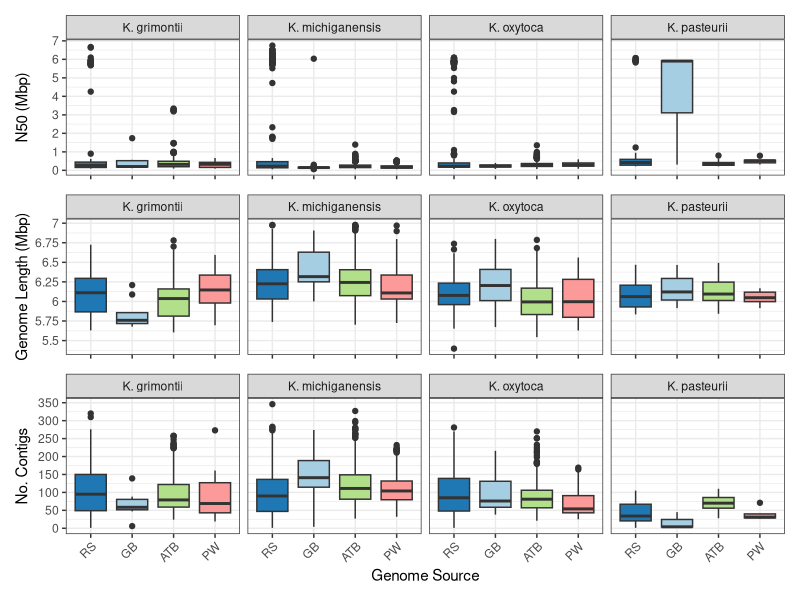
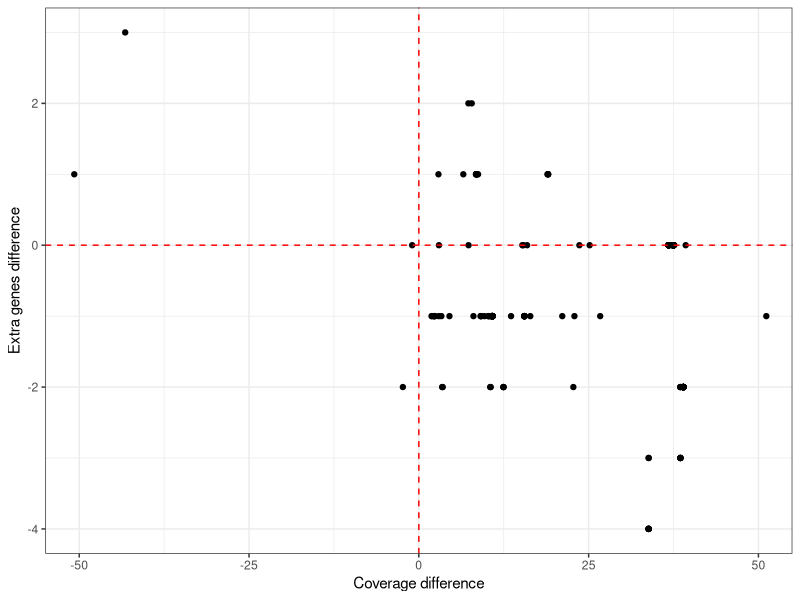
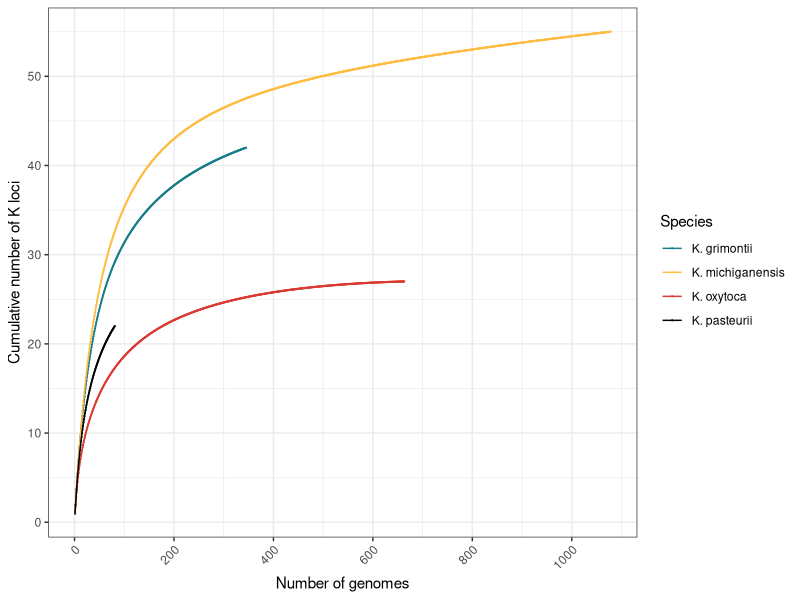
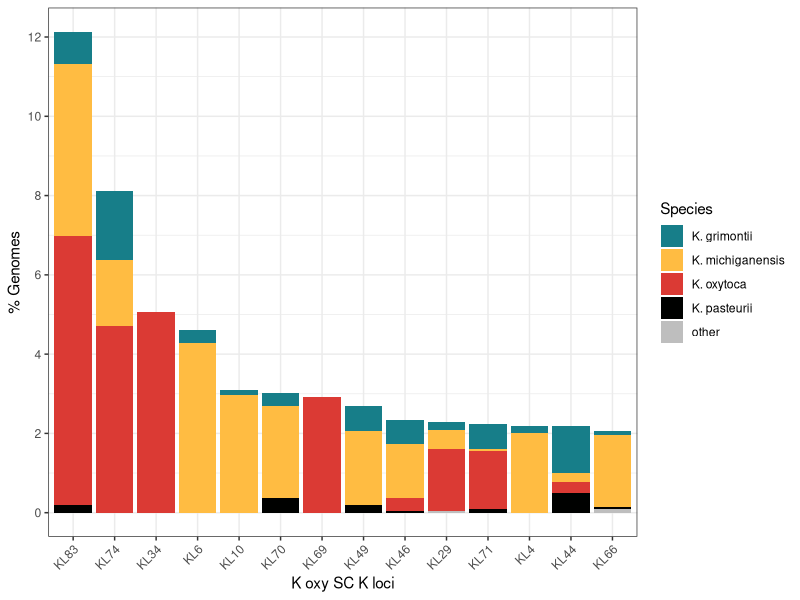

R code for these plots, in order:
## ---- chunk 1
require('knitr')
opts_chunk$set(fig.width=10, fig.height=10, fig.path='./figs/', echo=T, dev=c('png','pdf'), warning=FALSE, message=FALSE)
## ---- chunk 2
library(tidyverse)
library(readxl)
library(vegan)
library(reshape2)
library(patchwork)
## ---- chunk 3
kosc_summary <- read_csv("KoSC_K_functional_reannotated.csv") # output from gene clustering and HMM searches
## ---- chunk 4
kosc_summary %>%
  filter(Is_Glycosyl_transferase == TRUE) %>%
  summarise(
    total_GTRs = n(),
    distinct_CC = n_distinct(CC),
  )
## ---- chunk 5
kosc_summary %>%
  filter(Is_Glycosyl_transferase %in% c("TRUE")) %>%
  group_by(Locus) %>%
  summarise(
    n = n(),
    Locus = paste(unique(Locus), collapse = ", "),
    .groups = "drop"
  )
## ---- chunk 6
kosc_summary %>% filter(PGAP_Best %in% c('PRK15204.1', 'PRK10124.1')) %>%
  count(PGAP_Best)
## ---- chunk 7
kosc_summary %>%
  filter(Wzy_Best %in% c("WzyA","WzyB","WzyC")) %>%
  summarise(n_loci = n_distinct(Locus))
## ---- chunk 8
kosc_summary %>%
  filter(Gene_name %in% c("wzx")) %>%
  summarise(total = n())
## ---- chunk 9
tableS3 <- read_excel("Supplementary_Tables.xlsx", sheet = "Supp_Table3")
## ---- chunk 10
tableS3 %>% group_by(`Included in final dataset? (yes/no)`) %>% summarise(n=n())

# note NA represets rare species which did not have qualibact QC thresholds, but passed based on empiric criteria
## ---- chunk 11
tableS3 %>% filter(`Included in final dataset? (yes/no)` == "yes") -> final_dataset
## ---- chunk 12
final_dataset %>% group_by(KoSC_match_confidence) %>% summarise(n=n())
## ---- chunk 13
final_dataset %>% filter(Genome_source != "In house") %>% group_by(Genome_source, KoSC_match_confidence) %>% summarise(n=n()) %>% dcast(Genome_source ~ KoSC_match_confidence) -> contigency_table
## ---- chunk 14
contigency_table %>% mutate(rate = (Typeable / (Typeable + Untypeable)*100))
## ---- chunk 15
as.matrix(contigency_table[2:3])
pairwise.prop.test(as.matrix(contigency_table[2:3]), p.adjust.method = "bonferroni")
## ---- chunk 16
final_dataset %>% filter(Species %in% c("K. oxytoca", "K. michiganensis", "K. pasteurii", "K. grimontii")) %>%
  ggplot(aes(x= Genome_source, y = `No. Contigs`, fill = Genome_source)) + geom_boxplot() +
  scale_x_discrete(limits = c("NCBI RefSeq", "NCBI GenBank", "AllTheBacteria", "Pathogenwatch"), labels = c("RS", "GB", "ATB", "PW")) +
  scale_y_continuous(breaks = seq(0, 500, 50)) +
  scale_fill_manual(values= c("#b2df8a", "#a6cee3", "#1f78b4", "#fb9a99")) +
  theme_bw() + theme(axis.text.x = element_text(angle=45, hjust=1)) + guides(fill=FALSE) +
  xlab("Genome Source") +
  facet_wrap(. ~ Species, nrow=1) -> plot_n_contigs
## ---- chunk 17
final_dataset %>% filter(Species %in% c("K. oxytoca", "K. michiganensis", "K. pasteurii", "K. grimontii")) %>%
  ggplot(aes(x= Genome_source, y = `Genome Length`, fill = Genome_source)) + geom_boxplot() +
  scale_x_discrete(limits = c("NCBI RefSeq", "NCBI GenBank", "AllTheBacteria", "Pathogenwatch")) +
  scale_y_continuous(breaks = seq(0, 7000000, 250000), labels = seq(0, 7, 0.25)) +
  scale_fill_manual(values= c("#b2df8a", "#a6cee3", "#1f78b4", "#fb9a99")) +
  theme_bw() + theme(axis.text.x = element_blank(), axis.title.x = element_blank()) +
  guides(fill=FALSE) +
  ylab("Genome Length (Mbp)") +
  facet_wrap(. ~ Species, nrow=1) -> plot_genome_length
## ---- chunk 18
final_dataset %>% filter(Species %in% c("K. oxytoca", "K. michiganensis", "K. pasteurii", "K. grimontii")) %>%
  ggplot(aes(x= Genome_source, y = N50, fill = Genome_source)) + geom_boxplot() +
  scale_x_discrete(limits = c("NCBI RefSeq", "NCBI GenBank", "AllTheBacteria", "Pathogenwatch")) +
  scale_y_continuous(breaks = seq(0, 7000000, 1000000), labels = seq(0, 7, 1)) +
  scale_fill_manual(values= c("#b2df8a", "#a6cee3", "#1f78b4", "#fb9a99")) +
  theme_bw() + theme(axis.text.x = element_blank(), axis.title.x = element_blank()) +
  guides(fill=FALSE) +
  ylab("N50 (Mbp)") +
  facet_wrap(. ~ Species, nrow=1) -> plot_N50
## ---- chunk 19
plot_N50 + plot_genome_length + plot_n_contigs + plot_layout(nrow = 3)
## ---- chunk 20
final_dataset %>% filter(Species %in% c("K. oxytoca", "K. michiganensis", "K. pasteurii", "K. grimontii")) %>% group_by(Genome_source, Species) %>% summarise(n=n())
## ---- chunk 21
final_dataset %>% filter(`Included in nonredundant dataset? (yes/no)` == "yes") -> nonredundant_dataset
## ---- chunk 22
nonredundant_dataset %>% group_by(ST) %>% summarise(n=n()) %>% nrow()
## ---- chunk 23
nonredundant_dataset %>% group_by(Country) %>% summarise(n=n())
## ---- chunk 24
nonredundant_dataset %>% group_by(Isolation_source) %>% summarise(n=n())
## ---- chunk 25
nonredundant_dataset %>% group_by(Collection_year) %>% summarise(n=n()) %>% arrange(Collection_year)
## ---- chunk 26
nonredundant_dataset %>% group_by(Species) %>% summarise(n=n())
## ---- chunk 27
nonredundant_dataset %>%
  count(KoSC_match_confidence) %>%
  mutate(percent = 100 * n / sum(n))
## ---- chunk 28
nonredundant_dataset %>%
  count(Kp_match_confidence) %>%
  mutate(percent = 100 * n / sum(n))
## ---- chunk 29
library(stats)


paired_table <- matrix(c(2193, 1129, 51, 1115), ncol = 2)


mcnemar.test(paired_table)

## ---- chunk 30
nonredundant_dataset %>% filter(KoSC_match_confidence == "Typeable") %>% group_by(KoSC_best_match_K_locus) %>% summarise(n=n()) %>% nrow()
## ---- chunk 31
nonredundant_dataset %>% filter(Kp_match_confidence == "Typeable") %>% group_by(Kp_best_match_K_locus) %>% summarise(n=n()) %>% nrow()
## ---- chunk 32
nonredundant_dataset %>% filter(KoSC_match_confidence == "Typeable") %>% group_by(KoSC_match_problems) %>% summarise(n=n())
## ---- chunk 33
nonredundant_dataset %>% filter(Kp_match_confidence == "Typeable") %>% group_by(Kp_match_problems) %>% summarise(n=n())
## ---- chunk 34
nonredundant_dataset %>% mutate(KoSC_match_id = (str_remove_all(KoSC_match_id, "%")), KoSC_match_cov = (str_remove_all(KoSC_match_cov, "%"))) %>% select(KoSC_match_confidence, KoSC_match_id, KoSC_match_cov) %>% mutate(database = "KoSC") %>% rename(id = KoSC_match_id, cov = KoSC_match_cov, confidence = KoSC_match_confidence) -> match_comparison
## ---- chunk 35
nonredundant_dataset %>% mutate(Kp_match_id = (str_remove_all(Kp_match_id, "%")), Kp_match_cov = (str_remove_all(Kp_match_cov, "%"))) %>% select(Kp_match_confidence, Kp_match_id, Kp_match_cov) %>% mutate(database = "Kp") %>% rename(id = Kp_match_id, cov = Kp_match_cov, confidence = Kp_match_confidence) %>% rbind(., match_comparison) -> match_comparison
## ---- chunk 36
match_comparison %>% filter (confidence == "Typeable") %>% mutate(cov = as.numeric(cov)) %>%  wilcox.test(cov ~ database, data = .)
## ---- chunk 37
match_comparison %>% filter (confidence == "Typeable") %>% mutate(id = as.numeric(id)) %>%  wilcox.test(id ~ database, data = .)
## ---- chunk 38
match_comparison %>%
  filter(confidence == "Typeable") %>%
  mutate(
    cov   = as.numeric(cov),
    id = as.numeric(id)
  ) %>%
  group_by(database) %>%
  summarise(
    n = n(),
    median_cov = (median(cov, na.rm = TRUE))*100,
    median_id = (median(id, na.rm = TRUE))*100,
    .groups = "drop"
  )
## ---- chunk 39
nonredundant_dataset %>% mutate(mismatch_types = (if_else(Kp_match_confidence == "Typeable" & (Kp_best_match_K_locus != KoSC_best_match_K_locus), "mismatch", "ok"))) %>%
  mutate(mismatch_types = (if_else(mismatch_types == "mismatch" & Kp_best_match_K_locus == "KL152" & KoSC_best_match_K_locus == "KL10", "ok", mismatch_types))) %>%
  mutate(mismatch_types = (if_else(mismatch_types == "mismatch" & Kp_best_match_K_locus == "KL102" & KoSC_best_match_K_locus == "KL11", "ok", mismatch_types))) %>%
  mutate(mismatch_types = (if_else(mismatch_types == "mismatch" & Kp_best_match_K_locus == "KL181" & KoSC_best_match_K_locus == "KL19", "ok", mismatch_types))) %>%
  mutate(mismatch_types = (if_else(mismatch_types == "mismatch" & Kp_best_match_K_locus == "KL186" & KoSC_best_match_K_locus == "KL23", "ok", mismatch_types))) %>%
  mutate(mismatch_types = (if_else(mismatch_types == "mismatch" & Kp_best_match_K_locus == "KL109" & KoSC_best_match_K_locus == "KL14", "ok", mismatch_types))) %>%
  mutate(mismatch_types = (if_else(mismatch_types == "mismatch" & Kp_best_match_K_locus == "KL47" & KoSC_best_match_K_locus == "KL30", "ok", mismatch_types))) %>%
  mutate(mismatch_types = (if_else(mismatch_types == "mismatch" & Kp_best_match_K_locus == "KL43" & KoSC_best_match_K_locus == "KL6", "ok", mismatch_types))) %>%
  mutate(mismatch_types = (if_else(mismatch_types == "mismatch" & Kp_best_match_K_locus == "KL164" & KoSC_best_match_K_locus == "KL57", "ok", mismatch_types))) %>%
  mutate(mismatch_types = (if_else(mismatch_types == "mismatch" & Kp_best_match_K_locus == "KL68" & KoSC_best_match_K_locus == "KL83", "ok", mismatch_types))) %>%
  mutate(mismatch_types = (if_else(mismatch_types == "mismatch" & Kp_best_match_K_locus == "KL26" & KoSC_best_match_K_locus == "KL9", "ok", mismatch_types))) %>%
  mutate(mismatch_types = (if_else(mismatch_types == "mismatch" & Kp_best_match_K_locus == "KL145" & KoSC_best_match_K_locus == "KL4", "ok", mismatch_types))) %>%
  mutate(mismatch_types = (if_else(mismatch_types == "mismatch" & Kp_best_match_K_locus == "KL174" & KoSC_best_match_K_locus == "KL3", "ok", mismatch_types))) -> nonredundant_dataset
## ---- chunk 40
nonredundant_dataset %>% filter(mismatch_types == "mismatch") %>% nrow()
## ---- chunk 41
nonredundant_dataset %>% filter(mismatch_types == "mismatch") %>% group_by(KoSC_match_problems) %>% summarise(n=n())
## ---- chunk 42
nonredundant_dataset %>% filter(mismatch_types == "mismatch") %>% group_by(Kp_match_problems) %>% summarise(n=n())
## ---- chunk 43
nonredundant_dataset %>% filter(mismatch_types == "mismatch") %>% filter(str_detect(Kp_match_problems, "\\+")) %>% summarise(n=n())
## ---- chunk 44
nonredundant_dataset %>% filter(mismatch_types == "mismatch") %>% filter(str_detect(Kp_match_problems, "\\-")) %>% summarise(n=n())
## ---- chunk 45
nonredundant_dataset %>%
  filter(mismatch_types == "mismatch") %>%
  mutate(
    KoSC_id = str_remove_all(KoSC_match_id, "%"),
    Kp_id = str_remove_all(Kp_match_id, "%"),
    KoSC_cov = str_remove_all(KoSC_match_cov, "%"),
    Kp_cov = str_remove_all(Kp_match_cov, "%"),
    id_diff = (as.numeric(KoSC_match_id) - as.numeric(Kp_match_id))*100,
    cov_diff = (as.numeric(KoSC_match_cov) - as.numeric(Kp_match_cov))*100,
    extra_genes_diff = KoSC_other_gene_count - Kp_other_genes_count
  ) %>%
  ggplot(aes(x = cov_diff, y = extra_genes_diff)) +
  geom_point() +
  theme_bw() +
  geom_vline(xintercept = 0, linetype = "dashed", colour = "red") +
  geom_hline(yintercept = 0, linetype = "dashed", colour = "red") +
  coord_cartesian(xlim = c(-50, 50), ylim = c(-4, 3)) +
  ylab("Extra genes difference") +
  xlab("Coverage difference")
## ---- chunk 46
nonredundant_dataset %>% filter(mismatch_types == "mismatch") %>% mutate(KoSC_match_id = (str_remove_all(KoSC_match_id, "%")), Kp_match_id = (str_remove_all(Kp_match_id, "%")), KoSC_match_cov = (str_remove_all(KoSC_match_cov, "%")), Kp_match_cov = (str_remove_all(Kp_match_cov, "%"))) %>% mutate(id_diff = as.numeric(KoSC_match_id)-as.numeric(Kp_match_id), cov_diff = as.numeric(KoSC_match_cov)-as.numeric(Kp_match_cov), extra_genes_diff = KoSC_other_gene_count-Kp_other_genes_count) %>% filter(cov_diff < 0 | extra_genes_diff > 0) %>% arrange(Kp_length_discrepency)
## ---- chunk 47
nonredundant_dataset %>%
  filter(
    KoSC_match_confidence == "Typeable",
    Species %in% c("K. michiganensis","K. oxytoca","K. pasteurii","K. grimontii")
  ) %>%
  group_by(Species, KoSC_best_match_K_locus) %>%
  summarise(n = n(), .groups = "drop") %>%
  tidyr::pivot_wider(names_from = KoSC_best_match_K_locus, values_from = n) %>%
  as.data.frame() -> K_nums_by_species
## ---- chunk 48
rownames(K_nums_by_species) <- K_nums_by_species$Species
## ---- chunk 49
K_nums_by_species[is.na(K_nums_by_species)] <- 0 
## ---- chunk 50
rarecurve(K_nums_by_species[2:ncol(K_nums_by_species)], tidy = TRUE) %>% 
  ggplot(aes(x = Sample, y=Species, colour = Site)) + geom_point(size=0.1) + geom_line() +
  theme_bw() + theme(axis.text.x = element_text(hjust=1, angle = 45)) +
  scale_x_continuous(breaks=seq(0, 4600, 200)) + scale_y_continuous(breaks=seq(0, 90, 10)) +
  scale_color_manual("Species", values = c("#177E89", "#FFBC42", "#DB3A34", "#000100")) +
  ylab("Cumulative number of K loci") + xlab("Number of genomes")
## ---- chunk 51
nonredundant_dataset %>% filter(KoSC_match_confidence == "Typeable") %>% group_by(Species) %>% summarise(n_kl = n_distinct(KoSC_best_match_K_locus))
## ---- chunk 52
nonredundant_dataset %>% filter(KoSC_match_confidence == "Typeable") %>% group_by(KoSC_best_match_K_locus) %>% summarise(n=n()) -> K_freqs
## ---- chunk 53
nonredundant_dataset %>% filter(KoSC_match_confidence == "Typeable") %>% group_by(KoSC_best_match_K_locus) %>% summarise(n=n()) %>% filter(n < (2192*0.01)) %>% nrow()
## ---- chunk 54
nonredundant_dataset %>% filter(KoSC_match_confidence == "Typeable") %>% group_by(KoSC_best_match_K_locus) %>% summarise(n=n()) %>% filter(n >= (2192*0.01) & n < (2192*0.02)) %>% nrow()
## ---- chunk 55
nonredundant_dataset %>% filter(KoSC_match_confidence == "Typeable") %>% group_by(KoSC_best_match_K_locus) %>% summarise(n=n()) %>% filter(n >= (2192*0.02)) %>% nrow()
## ---- chunk 56
nonredundant_dataset %>% filter(KoSC_match_confidence == "Typeable") %>% group_by(KoSC_best_match_K_locus) %>% summarise(n_Species=n_distinct(Species)) %>% left_join(K_freqs, .) %>% filter(n_Species > 1) %>% nrow()
## ---- chunk 57
nonredundant_dataset %>% filter(KoSC_match_confidence == "Typeable") %>% group_by(KoSC_best_match_K_locus) %>% summarise(n_Species=n_distinct(Species)) %>% left_join(K_freqs, .) %>% filter(n_Species > 2) %>% nrow()
## ---- chunk 58
nonredundant_dataset %>% filter(KoSC_match_confidence == "Typeable") %>% group_by(KoSC_best_match_K_locus) %>% summarise(n_Species=n_distinct(Species)) %>% left_join(K_freqs, .) %>% arrange(-n_Species)
## ---- chunk 59
nonredundant_dataset %>% filter(KoSC_match_confidence == "Typeable") %>% group_by(KoSC_best_match_K_locus) %>% summarise(n=n()) %>% filter(n >= (2192*0.02)) %>% arrange(-n) -> high_freq_K
## ---- chunk 60
nonredundant_dataset %>% mutate(Species_col = if_else(Species %in% c("K. michiganensis","K. oxytoca","K. pasteurii","K. grimontii"), Species, "other")) -> nonredundant_dataset
## ---- chunk 61
nonredundant_dataset %>% filter(KoSC_match_confidence == "Typeable") %>% ggplot(aes(x = KoSC_best_match_K_locus, fill = Species_col)) + geom_bar() +
  scale_x_discrete(limits = c(high_freq_K$KoSC_best_match_K_locus)) +
  scale_fill_manual("Species", values = c("#177E89", "#FFBC42", "#DB3A34", "#000100", "grey")) +
  scale_y_continuous(breaks=c(0, 2192*0.02, 2192*0.04, 2192*0.06, 2192*0.08, 2192*0.10, 2192*0.12), labels = c(0, 2, 4, 6, 8, 10, 12)) +
  theme_bw() + theme(axis.text.x=element_text(angle=45, hjust=1)) +
  ylab("% Genomes") + xlab("K oxy SC K loci")
## ---- chunk 62
sero_epi <- read_excel("Supplementary_Tables.xlsx", sheet = "Supp_Table4")
## ---- chunk 63
sero_epi %>% group_by(Dataset) %>% summarise(n=n())
## ---- chunk 64
sero_epi %>%
  group_by(Dataset, Species) %>%
  summarise(n = n(), .groups = "drop") %>%
  tidyr::pivot_wider(names_from = Dataset, values_from = n)
## ---- chunk 65
sero_epi %>% group_by(ST) %>% summarise(n=n()) %>% nrow()
## ---- chunk 66
sero_epi %>% group_by(Dataset) %>% summarise(n_KL = n_distinct(`KoSC KL`), n_ST = n_distinct(ST))
## ---- chunk 67
sero_epi %>% group_by(`KoSC KL`) %>% summarise(n=n()) %>% arrange(-n)
## ---- chunk 68
sero_epi %>%
  group_by(`KoSC KL`, Dataset) %>%
  summarise(n = n(), .groups = "drop") %>%
  tidyr::pivot_wider(names_from = Dataset, values_from = n)
## ---- chunk 69
topK <- c("KL74", "KL34", "KL6", "KL69", "KL83", "KL86", "KL29", "KL76", "KL49", "KL71")
## ---- chunk 70
sero_epi %>% mutate(topK = if_else(`KoSC KL` %in% topK, `KoSC KL`, "other")) -> sero_epi
## ---- chunk 71
sero_epi %>%
  group_by(ST, Dataset) %>%
  summarise(n = n(), .groups = "drop") %>%
  tidyr::pivot_wider(names_from = Dataset, values_from = n)
## ---- chunk 72
topSTs <- c("ST266", "ST178", "ST176", "ST43", "ST199", "ST40", "ST19", "ST18", "ST258", "ST11", "ST179", "ST482", "ST85", "ST88", "ST36", "ST199-1LV")
## ---- chunk 73
sero_epi %>% mutate(topST = if_else(ST %in% topSTs, ST, "other")) -> sero_epi
## ---- chunk 74
#### Make plot of K counts by study
sero_epi %>% ggplot(aes(x = topK, fill = Dataset)) + geom_bar() +
  scale_x_discrete(limits= rev(c(topK, "other"))) +
  xlab("K loci") + ylab("Number of genomes") +
  theme_bw() + theme(legend.position = "bottom") +
  scale_fill_manual(values = c("#00A5CF", "#5C2751", "#EE4266")) +
  facet_grid(. ~ Dataset) + coord_flip() +
  labs(title = "A",
     fill = "Dataset"
     ) -> KL_by_study_plot
## ---- chunk 75
KL_by_study_plot <- KL_by_study_plot +
  labs(title = "A") +
  theme(
    plot.title = element_text(face = "bold", size = 16, hjust = 0)
  )
## ---- chunk 76
sero_epi %>% ggplot(aes(x=topST, y=topK, colour = Dataset)) + 
  geom_jitter(width = 0.25, height = 0.25, alpha = 0.5) +
  scale_y_discrete(limits = rev(c(topK, "other"))) + 
  scale_x_discrete(limits = c(topSTs, "other")) +
  scale_colour_manual(values = c("#00A5CF", "#5C2751", "#EE4266")) +
  theme_bw() + 
  theme(axis.text.x = element_text(hjust = 1, angle = 45), legend.position = "none", axis.title.y = element_blank(), axis.text.y = element_blank(), axis.ticks.y = element_blank()) +
  xlab("7-gene ST") +
   labs(
     title = "B",
     colour = "Dataset"
     ) -> K_vs_ST_plot
## ---- chunk 77
# ggsave(
#   "~/Ko_db/Figure4_default.png",
#   plot = KL_by_study_plot + K_vs_ST_plot,
#   width = 8,
#   height = 5,
#   dpi = 300
# )
## ---- chunk 78
# ggsave(
#   "~/Ko_db/Figure4_default.pdf",
#   plot = KL_by_study_plot + K_vs_ST_plot,
#   width = 8,
#   height = 5,
#   dpi = 300
# )
## ---- chunk 79
final_dataset %>% filter(KoSC_match_confidence == "Typeable") %>% group_by(KoSC_best_match_K_locus) %>% summarise(n=n()) %>% filter(n<2) -> rare_loci
## ---- chunk 80
final_dataset %>% filter(KoSC_match_confidence == "Typeable", KoSC_best_match_K_locus %in% rare_loci$KoSC_best_match_K_locus)
